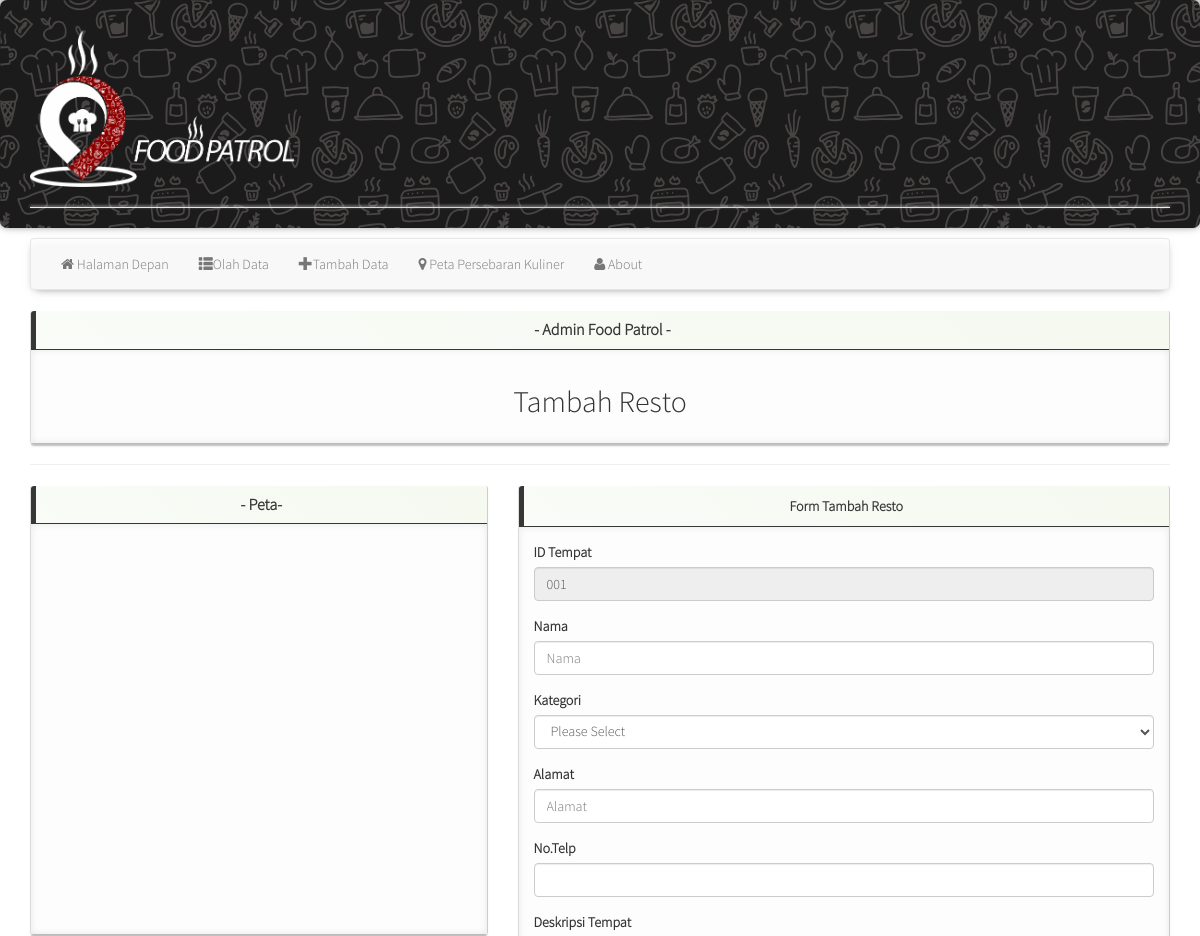
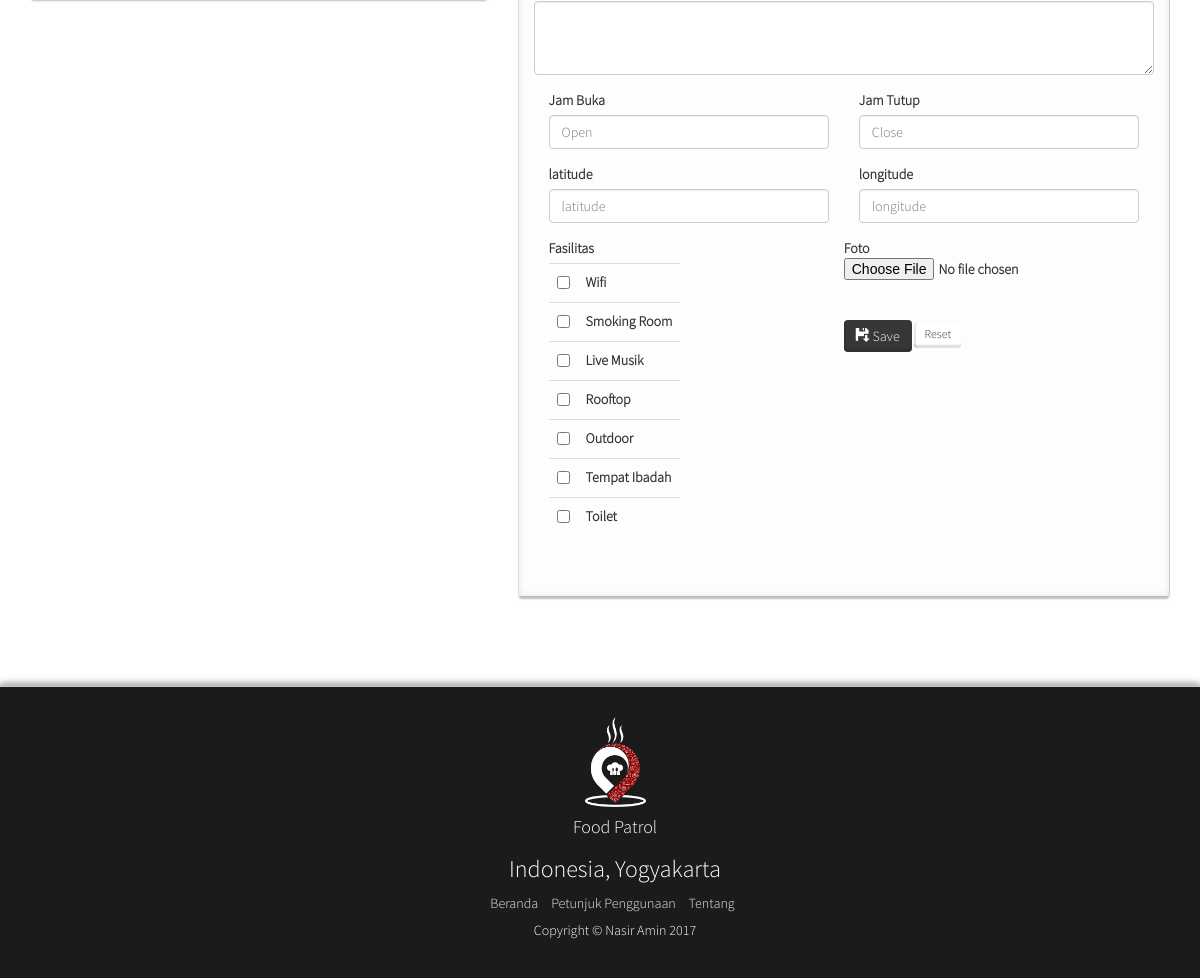
Page /tambah_resto.php on the earlier database version (2 pictures, top to bottom).
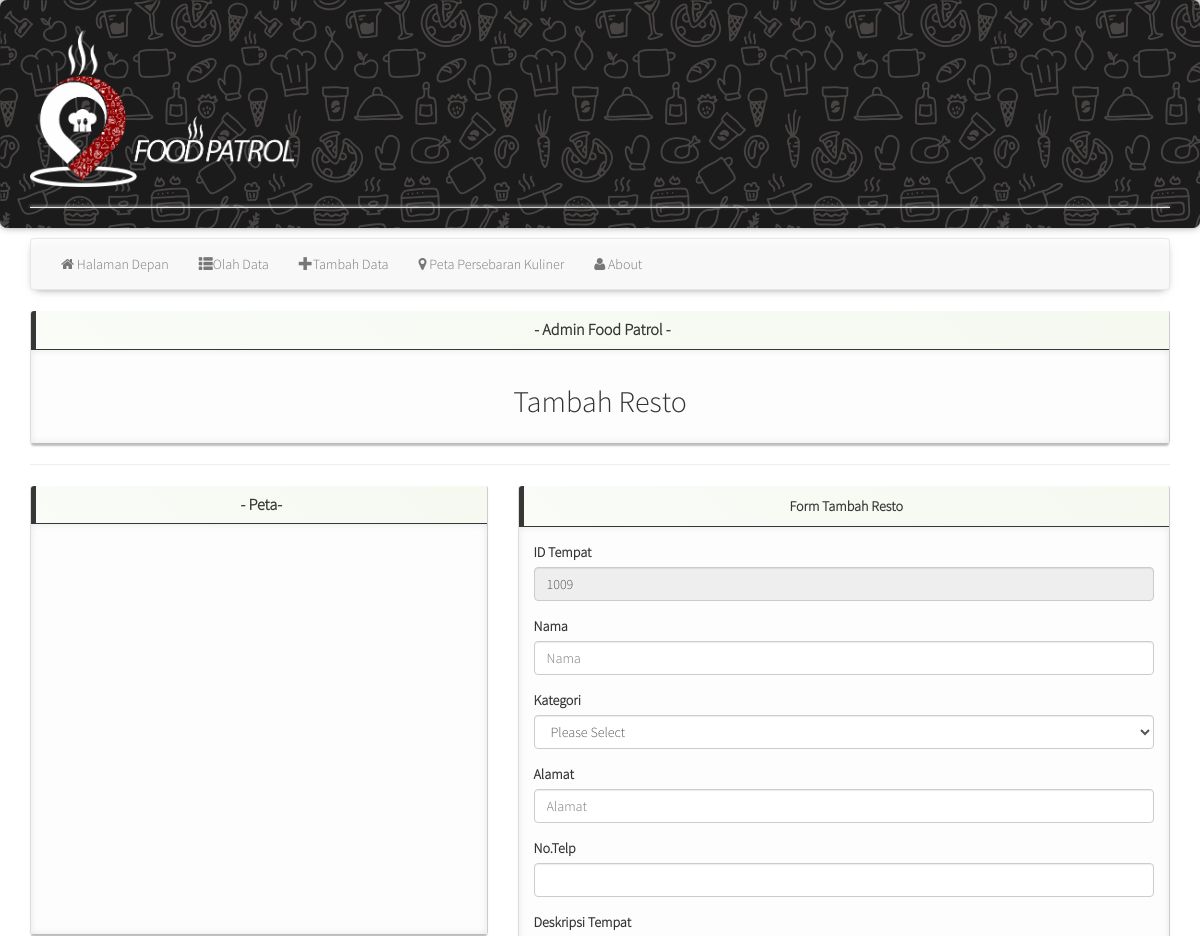
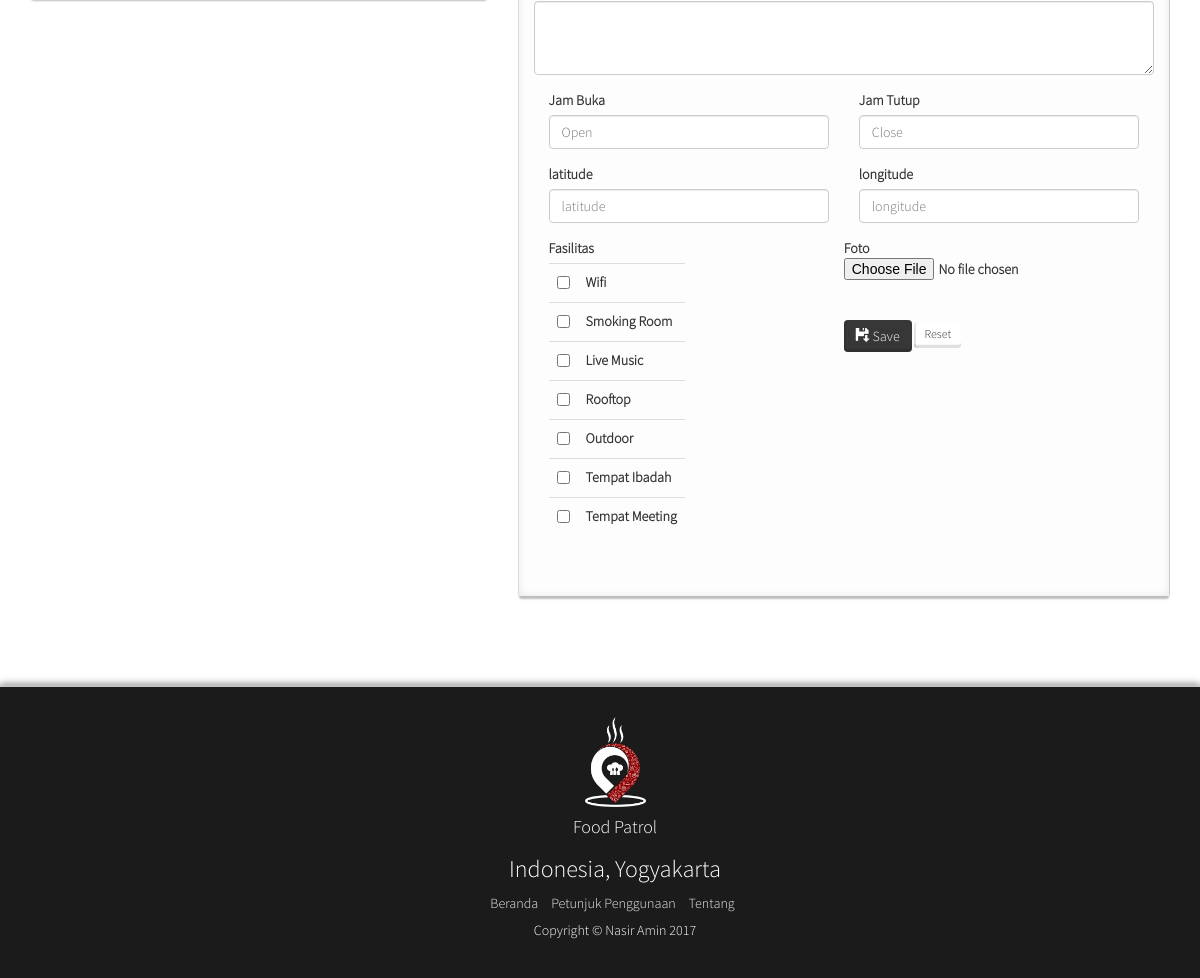
Same page on the later database version (2 pictures, top to bottom).
### tables this page shows
CREATE TABLE `fasilitas` (
  `id_fasilitas` int(20) NOT NULL,
  `nama_fasilitas` varchar(100) NOT NULL,
  `url` varchar(255) NOT NULL
);

CREATE TABLE `tempat` (
  `id_tempat` int(20) NOT NULL,
  `nama_tempat` varchar(100) NOT NULL,
  `alamat` text NOT NULL,
  `no_telp` varchar(100) NOT NULL,
  `deskripsi` text NOT NULL,
  `id_kategori_tempat` varchar(20) NOT NULL,
  `url` varchar(255) NOT NULL,
  `open_time` time NOT NULL,
  `close_time` time NOT NULL,
  `lat` double NOT NULL,
  `lng` double NOT NULL,
  `id_harga` varchar(100) NOT NULL,
  `status` int(20) NOT NULL,
  `rating` float NOT NULL
);

### tambah_resto.php (the view, shortened to what this page needs)
<?php
$title = "Admin Food Patrol";
include_once "header.php";
include 'koneksi.php';
$query = "SELECT id_tempat FROM tempat ORDER BY id_tempat DESC LIMIT 1";
$result = mysql_query($query, $koneksi);
$row = mysql_fetch_array($result);
$last_id = $row["id_tempat"];
$id_letter = substr($last_id, 0, 1);
$id_num = substr($last_id, 1) + 1;
$id_num = str_pad($id_num, 3, "0", STR_PAD_LEFT);
$new_id = $id_letter . $id_num;
?>
<link rel="stylesheet" type="text/css" href="css/jquery.datetimepicker.css"/>
      <div class="row">
        <div class="col-md-12">
          <div class="panel panel-info panel-dashboard">
            <div class="panel-heading centered">
              <h2 class="panel-title"><strong> - <?php echo $title ?> - </strong></h2>
            </div>
            <div class="panel-body centered">
                     <h2>Tambah Resto</h2>
                    </div>
              </div>
                  <hr />
                  <div class="row">
 <div class="col-md-5">
          <div class="panel panel-info panel-dashboard">
            <div class="panel-heading centered">
              <h2 class="panel-title"><strong> - Peta- </strong></h4>
            </div>
            <div class="panel-body">
              <div id="map" style="width:100%;height:380px;"></div>
            </div>
          </div>
        </div>
                   <div class="col-md-7">
                     <div class="panel panel-info panel-dashboard">
                        <div class="panel-heading centered">
                             Form Tambah Resto
                        </div>
                       <div class="panel-body">
                  <form  method="post" enctype="multipart/form-data" name="form"  action="input_resto.php">
   <div class="form-group">
    <label class="col-form-label" for="id_tempat">ID Tempat</label>
   <input type="text" class="form-control" name="id_tempat" id="id_tempat"  placeholder="ID"  readonly="readonly" value="<?php echo $new_id; ?>">
  </div>
  <div class="form-group">
    <label class="col-form-label" for="nama">Nama </label>
   <input type="text" class="form-control" name="nama_tempat" id="nama" required placeholder="Nama" >
  </div>
   <div class="form-group">
    <label class="col-form-label" for="id_kategori">Kategori </label>
      <select  name="id_kategori_tempat" class="form-control">
    <option>Please Select</option>
    </select>
  </div>
  <div class="form-group">
    <label class="col-form-label"  for="alamat_tempat">Alamat</label>
   <input type="text" class="form-control" name="alamat" id="alamat_tempat" required placeholder="Alamat"/>
  </div>
  <div class="form-group">
    <label class="col-form-label"  for="no_tempat">No.Telp</label>
   <input type="text" class="form-control" name="no_telp" id="no_tempat" required placeholder=""/>
  </div>
  <div class="form-group">
    <label  for="deskripsi_tempat">Deskripsi Tempat</label>
   <textarea type="text" class="form-control" name="deskripsi" id="deskripsi_tempat" rows="3" >
  </textarea>
  </div>
 <div class="form-row">
    <div class="form-group col-md-6">
      <label  class="col-form-label">Jam Buka</label>
      <input  class="form-control" name="open_time" id="open_time" placeholder="Open">
    </div>
    <div class="form-group col-md-6">
      <label  class="col-form-label">Jam Tutup</label>
      <input  class="form-control" name="close_time" id="close_time" placeholder="Close">
    </div>
  </div>
 <div class="form-row">
  <div class="form-group col-md-6">
    <label class="col-form-label" >latitude </label>
   <input type="text" class="form-control" name="lat" id="latitude" required placeholder="latitude" >
  </div>
  <div class="form-group col-md-6">
    <label class="col-form-label">longitude</label>
   <input type="text" class="form-control" name="lng" id="longitude" required placeholder="longitude" >
  </div>
</div>
<div class="form-group">
  <div class="form-group col-md-6">
      <label class="col-form-label" for="id_tempat">Fasilitas</label>
        <div class="form-check">
          <label class="form-check-label">
              <table class="table ">
       <?php
          $query= mysql_query("select * from fasilitas");
          while($hasil=mysql_fetch_array($query)){
       ?>
          <tr>
           <td>
                <input type="checkbox" class="form-check-input" name="relasi_tempat_fasilitas[]"
                value="<?php echo $hasil['id_fasilitas']?>">
          </td>
           <td>
                <?php echo $hasil['nama_fasilitas']?>
          </td>
          </tr>
       <?php
         }
       ?>
              </table>
            </label>
          </div>
  </div>
</div>
<div class="form-group">
    <label class="custom-file" >Foto
    <input class="custom-file-input" type="file" name="url" placeholder="foto" />
 </div>
  <br>
   <button class="btn btn-primary" type="submit" name="submit" id="submit" value="submit" ><span class="glyphicon glyphicon-floppy-save"></span>&nbsp;Save</button> <button type="reset" class="btn btn-default btn-sm">Reset</button></div>
 </div>
            </div>
          </div></div></div></div>
<?php include_once "footer.php" ?>

### header.php (shortened to what this page needs)
<!DOCTYPE html>
<html lang="en">
  <head>
    <link href="css/bootstrap.min.css" rel="stylesheet">
    <link rel="stylesheet" href="css/font-awesome.min.css">
    <link href="css/style.css" rel="stylesheet">
    <link href="css/datatable-bootstrap.css" rel="stylesheet">
  </head>
  <body>
    <div class="footer footer2">
    <div class="container">
      <div class="row">
                <img  src="img/logo-app.png" width="264" height="157" />
              </div>
            </div>
            <hr class="hr1 margin-b-10" />
          </div>
    <div class="container margin-b70">
    <nav class="navbar navbar-default navbar-utama" role="navigation">
        <div class="collapse navbar-collapse navbar-ex1-collapse">
          <ul class="nav navbar-nav">
            <li><a href="index.php"><i class="fa fa-home"></i> Halaman Depan</a></li>
            <li class="dropdown"><a class="dropdown-toggle" data-toggle="dropdown" href="#"><i class="glyphicon glyphicon-th-list"></i>Olah Data </a>
       </li>
       <li class="dropdown"><a class="dropdown-toggle" data-toggle="dropdown" href="#"><i class="glyphicon glyphicon-plus"></i>Tambah Data </a>
       </li>
            <li><a href="peta.php"><i class="fa fa-map-marker"></i> Peta Persebaran Kuliner</a></li>
            <li><a href="about.php" data-toggle="modal" data-target="#about"><i class="fa fa-user"></i> About</a></li>
          </ul>
        </div>
      </nav>

### footer.php (shortened to what this page needs)
<div class="footer footer1">
      <div class="container">
        <div class="row">
          <div class="col-md-4 col-md-offset-4">
            <img src="img/logo-doang.png" width="61" height="90" />
            <h4 class="white">Food Patrol</h4>
          <h3 class="white">Indonesia, Yogyakarta</h3>
          <ul class="list-inline">
            <li><a href="" class="link-footer">Beranda</a></li>
            <li><a href="" class="link-footer">Petunjuk Penggunaan</a></li>
            <li><a href="" class="link-footer">Tentang</a></li>
          </ul>
          <h5 class="white">Copyright &copy; Nasir Amin 2017</h5>
          </div>
        </div>
      </div>
    </div>
  </body>
</html>

### css/style.css (style rules this page uses)
body { font-family: sistem; }
textarea { resize: vertical; }
.btn { border: 0; border-bottom: 0; border-left: 0; font-weight: '900'; box-shadow: inset 0 -3.2px rgba(0, 0, 0, 0.12), inset 2px 0 rgba(0, 0, 0, 0.1); outline: none; -webkit-outline: none; -o-outline: none; -moz-outline: none; }
.btn-sm { padding-top: 1.5px; }
.navbar-utama { box-shadow: 0px 3px 9px -5px #6D6D6D, 0px 7px 8px -5px #fff inset; }
.footer1 { padding: 30px; text-align: center; box-shadow: 0px -2px 4px #ccc, 0 -2px 8px 0px #666; background-color: #1B1B1B; }
.footer2 { background: url("../img/background.png"); padding: 30px; text-align: left; margin-bottom: 10px; box-shadow: 0px -2px 4px #ccc, 0 -2px 8px 0px #666; border-radius: 7px; background-color: #1B1B1B; }
.margin-b-10 { margin-bottom: -10px; }
.margin-b70 { margin-bottom: 70px; }
.white { color: white; }
a.link-footer { color: #f0f0f0; text-decoration: none; }
.hr1 { border: 0; height: 1px; background: #333; background-image: -webkit-linear-gradient(left, #eee, #ccc, #eee); background-image: -moz-linear-gradient(left, #eee, #ccc, #eee); background-image: -ms-linear-gradient(left, #eee, #ccc, #eee); background-image: -o-linear-gradient(left, #eee, #ccc, #eee); box-shadow: 0px -1px 3px #fff, 0px 1px 1px rgba(0, 0, 0, 0.1); }
.centered { width: 100%; text-align: center; }
.panel-dashboard { border-top: 1px solid #fff; border-left: 1px solid #ddd; border-right: 1px solid #ccc; border-bottom: 1px solid #bbb; box-shadow: 0px 3px 2px -1px #BEBEBE; }
.panel-dashboard>.panel-heading { border-left: 5px solid #373737; color: #373737; font-weight: bold; background: #f9fcf7; background: -moz-linear-gradient(45deg, #f9fcf7 0%, #f5f9f0 100%); background: -webkit-gradient(linear, left bottom, right top, color-stop(0%, #f9fcf7), color-stop(100%, #f5f9f0)); background: -webkit-linear-gradient(45deg, #f9fcf7 0%, #f5f9f0 100%); background: -o-linear-gradient(45deg, #f9fcf7 0%, #f5f9f0 100%); background: -ms-linear-gradient(45deg, #f9fcf7 0%, #f5f9f0 100%); background: linear-gradient(45deg, #f9fcf7 0%, #f5f9f0 100%); filter: progid:DXImageTransform.Microsoft.gradient( startColorstr='#f9fcf7', endColorstr='#f5f9f0', GradientType=1 ); }
.panel-dashboard>.panel-body { background: #fdfdfd; box-shadow: 0px 0px 10px -2px #ddd inset; }

Differences in the rows shown:
removed fasilitas: nama_fasilitas "Live Musik"
removed fasilitas: nama_fasilitas "Toilet"
added tempat: id_tempat "1009"
added fasilitas: nama_fasilitas "Live Music"
added fasilitas: nama_fasilitas "Tempat Meeting"
Other differences:
form field id_tempat: "001" → (not shown)
